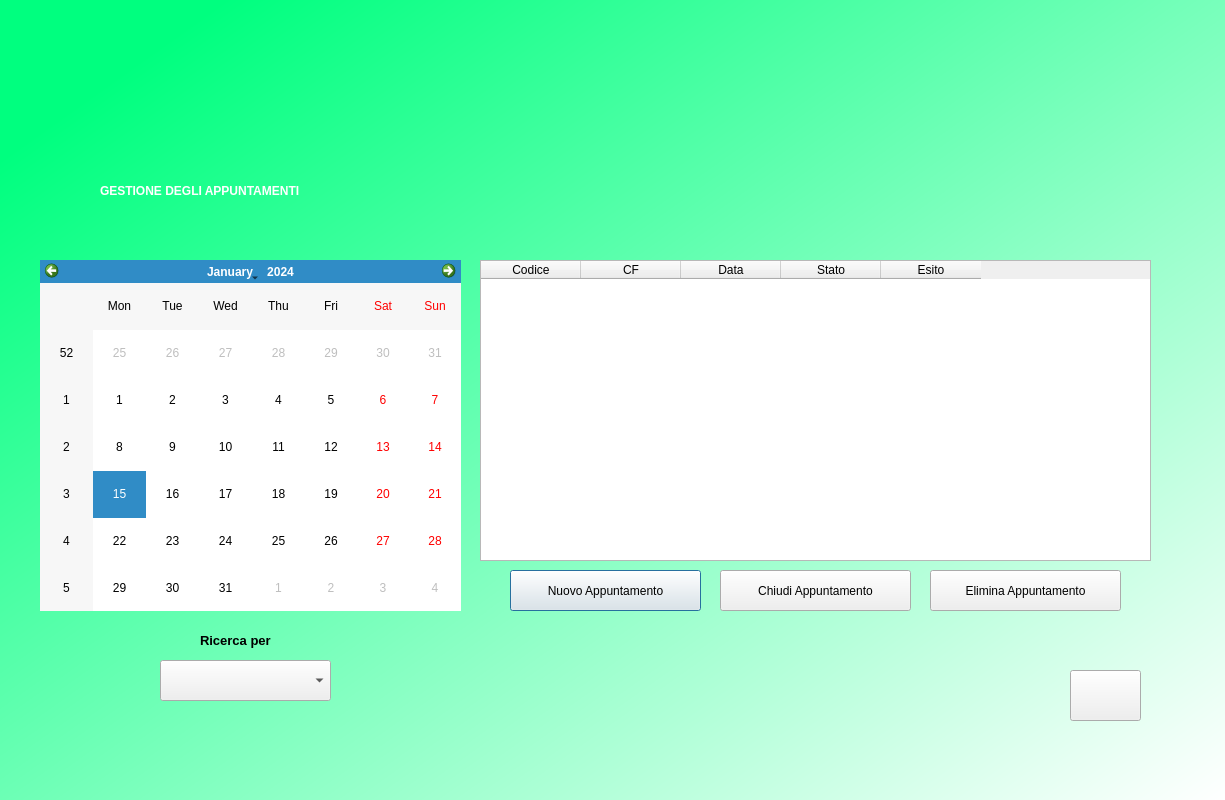
<?xml version="1.0" encoding="UTF-8"?>
<ui version="4.0">
 <class>DialogCalendario</class>
 <widget class="QDialog" name="DialogCalendario">
  <property name="geometry">
   <rect>
    <x>0</x>
    <y>0</y>
    <width>1225</width>
    <height>800</height>
   </rect>
  </property>
  <property name="windowTitle">
   <string>Dialog</string>
  </property>
  <property name="styleSheet">
   <string notr="true">QWidget#DialogCalendario{
background-color:qlineargradient(spread:pad, x1:0.058, y1:0.136364, x2:1, y2:1, stop:0 rgba(0, 255, 127, 255), stop:1 rgba(255, 255, 255, 255));}</string>
  </property>
  <widget class="QLabel" name="label">
   <property name="geometry">
    <rect>
     <x>100</x>
     <y>160</y>
     <width>1041</width>
     <height>61</height>
    </rect>
   </property>
   <property name="styleSheet">
    <string notr="true">font: 36pt &quot;MS Shell Dlg 2&quot;;color:rgb(255, 255, 255);
font-weight:bold;
</string>
   </property>
   <property name="text">
    <string>GESTIONE DEGLI APPUNTAMENTI</string>
   </property>
  </widget>
  <widget class="QCalendarWidget" name="calendarWidget">
   <property name="geometry">
    <rect>
     <x>40</x>
     <y>260</y>
     <width>421</width>
     <height>351</height>
    </rect>
   </property>
  </widget>
  <widget class="QPushButton" name="nuovoappbtn">
   <property name="geometry">
    <rect>
     <x>510</x>
     <y>570</y>
     <width>191</width>
     <height>41</height>
    </rect>
   </property>
   <property name="text">
    <string>Nuovo Appuntamento</string>
   </property>
  </widget>
  <widget class="QPushButton" name="eliminaappbtn">
   <property name="geometry">
    <rect>
     <x>930</x>
     <y>570</y>
     <width>191</width>
     <height>41</height>
    </rect>
   </property>
   <property name="text">
    <string>Elimina Appuntamento</string>
   </property>
  </widget>
  <widget class="QTableWidget" name="AppuntamentiTable">
   <property name="geometry">
    <rect>
     <x>480</x>
     <y>260</y>
     <width>671</width>
     <height>301</height>
    </rect>
   </property>
   <column>
    <property name="text">
     <string>Codice</string>
    </property>
   </column>
   <column>
    <property name="text">
     <string>CF</string>
    </property>
   </column>
   <column>
    <property name="text">
     <string>Data</string>
    </property>
   </column>
   <column>
    <property name="text">
     <string>Stato</string>
    </property>
   </column>
   <column>
    <property name="text">
     <string>Esito</string>
    </property>
   </column>
  </widget>
  <widget class="QComboBox" name="ricercaappCombo">
   <property name="geometry">
    <rect>
     <x>160</x>
     <y>660</y>
     <width>171</width>
     <height>41</height>
    </rect>
   </property>
  </widget>
  <widget class="QLabel" name="showdate_2">
   <property name="geometry">
    <rect>
     <x>200</x>
     <y>610</y>
     <width>121</width>
     <height>61</height>
    </rect>
   </property>
   <property name="font">
    <font>
     <family>MS Shell Dlg 2</family>
     <pointsize>10</pointsize>
     <weight>75</weight>
     <italic>false</italic>
     <bold>true</bold>
    </font>
   </property>
   <property name="styleSheet">
    <string notr="true">font: 75 10pt &quot;MS Shell Dlg 2&quot;;
font-weight:bold;</string>
   </property>
   <property name="text">
    <string>Ricerca per</string>
   </property>
  </widget>
  <widget class="QPushButton" name="chiudiappbtn">
   <property name="geometry">
    <rect>
     <x>720</x>
     <y>570</y>
     <width>191</width>
     <height>41</height>
    </rect>
   </property>
   <property name="text">
    <string>Chiudi Appuntamento</string>
   </property>
  </widget>
  <widget class="QPushButton" name="homeBtn">
   <property name="geometry">
    <rect>
     <x>1070</x>
     <y>670</y>
     <width>71</width>
     <height>51</height>
    </rect>
   </property>
   <property name="cursor">
    <cursorShape>PointingHandCursor</cursorShape>
   </property>
   <property name="text">
    <string/>
   </property>
   <property name="icon">
    <iconset>
     <normaloff>img/home.png</normaloff>img/home.png</iconset>
   </property>
   <property name="iconSize">
    <size>
     <width>30</width>
     <height>30</height>
    </size>
   </property>
  </widget>
  <widget class="QLabel" name="label_2">
   <property name="geometry">
    <rect>
     <x>-10</x>
     <y>0</y>
     <width>1271</width>
     <height>231</height>
    </rect>
   </property>
   <property name="text">
    <string/>
   </property>
   <property name="pixmap">
    <pixmap>img/farmaciaa.jpg</pixmap>
   </property>
   <property name="scaledContents">
    <bool>true</bool>
   </property>
  </widget>
  <zorder>calendarWidget</zorder>
  <zorder>nuovoappbtn</zorder>
  <zorder>eliminaappbtn</zorder>
  <zorder>AppuntamentiTable</zorder>
  <zorder>ricercaappCombo</zorder>
  <zorder>showdate_2</zorder>
  <zorder>chiudiappbtn</zorder>
  <zorder>homeBtn</zorder>
  <zorder>label_2</zorder>
  <zorder>label</zorder>
 </widget>
 <resources/>
 <connections/>
</ui>
